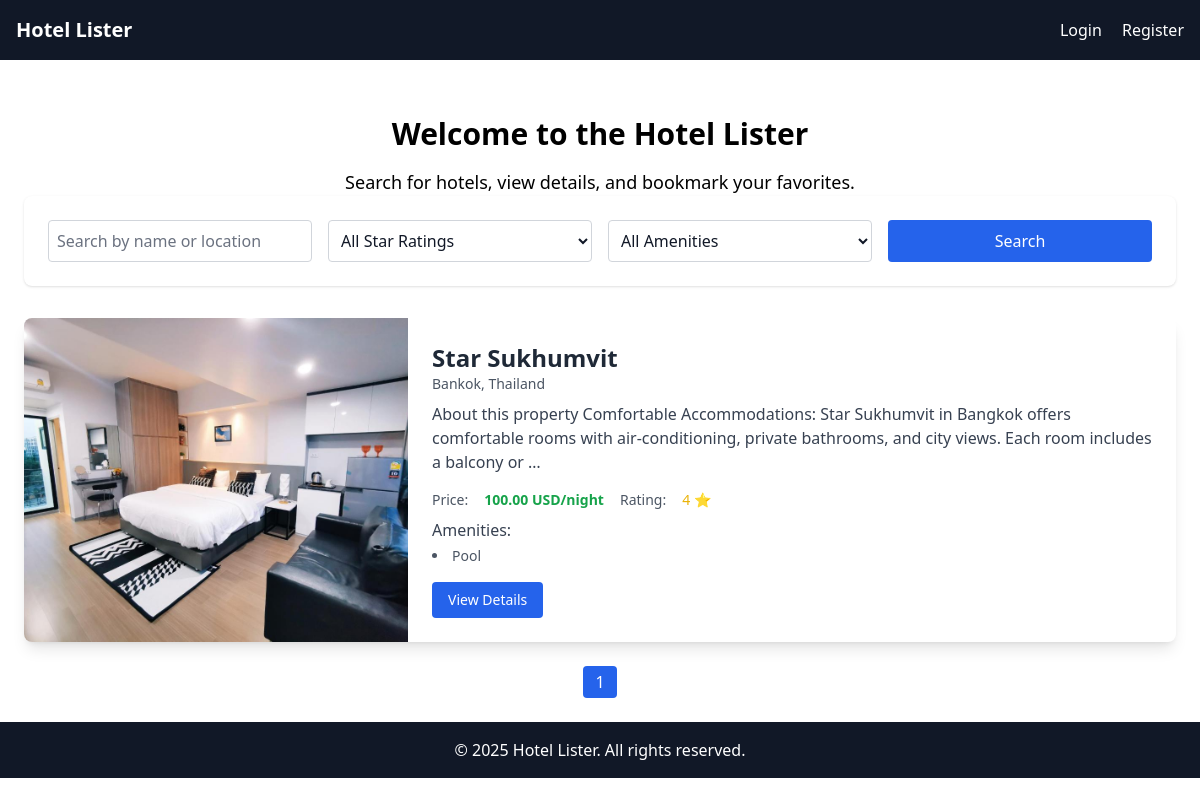
The app's page /, older data.
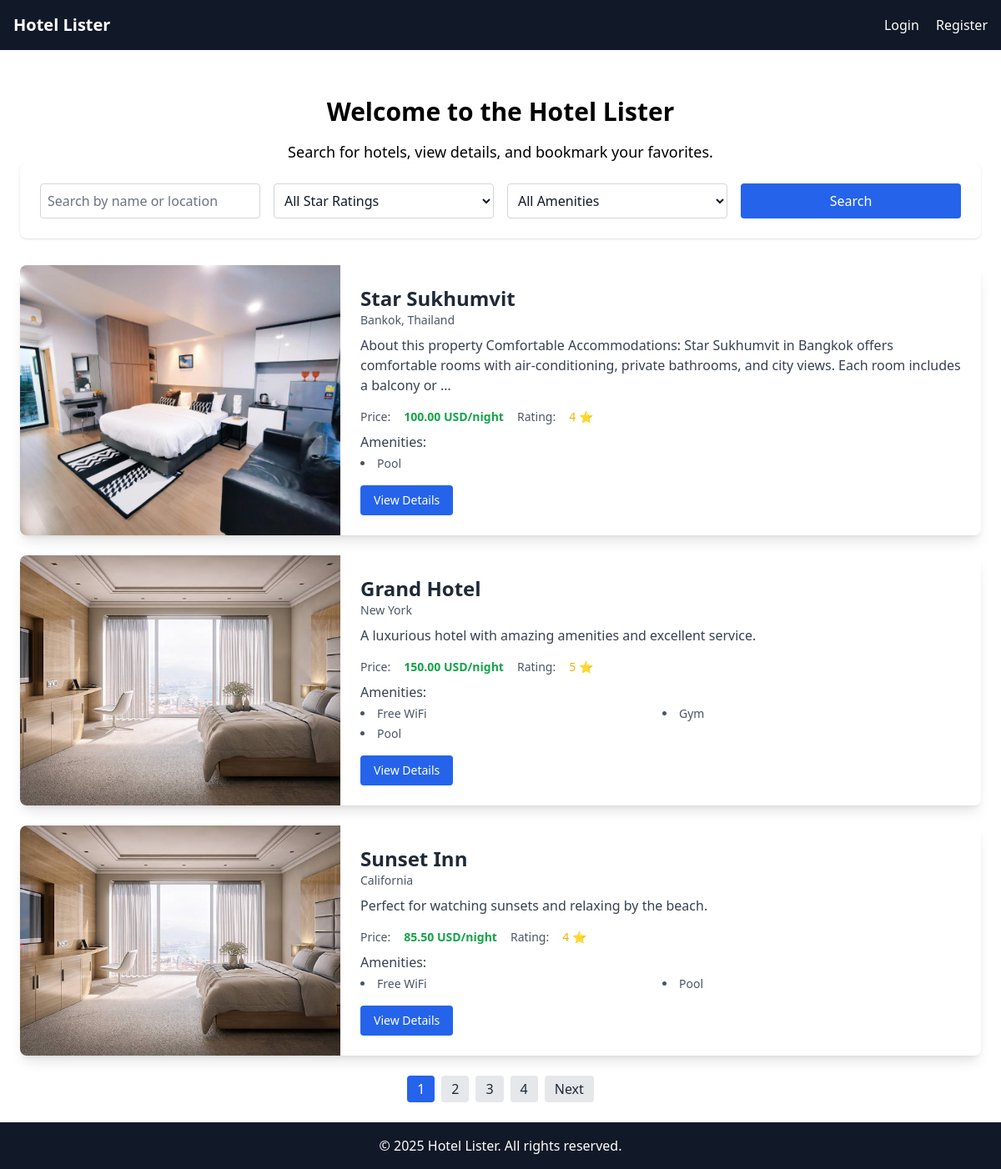
The same page, newer data.
### home/models.py (models this page shows, shortened)
class BaseModel(models.Model):
    uid = models.UUIDField(default=uuid.uuid4, editable=False, primary_key=True)
    created_at = models.DateTimeField(auto_now_add=True)
    updated_at = models.DateTimeField(auto_now=True)
    class Meta:
        abstract = True

class Hotel(BaseModel):
    hotel_name = models.CharField(max_length=200)
    description = models.TextField()
    price = models.DecimalField(max_digits=10, decimal_places=2)
    star_rating = models.IntegerField(choices=[(i, f"{i} Star") for i in range(1, 6)])
    location = models.CharField(max_length=100)
    amenities = models.ManyToManyField(Amenity, related_name="hotels")
    room_count = models.IntegerField(default=10)

class HotelImage(BaseModel):
    hotel = models.ForeignKey(Hotel, related_name="images", on_delete=models.CASCADE)
    image = models.ImageField(upload_to='hotels/')

class Amenity(BaseModel):
    name = models.CharField(max_length=100)

### home/views.py (the view)
# urls.py: 2. Add a URL to urlpatterns:  path('', views.home, name='home')
def home(request):
    query = request.GET.get('q', '')
    star_rating = request.GET.get('star_rating')
    amenity = request.GET.get('amenity')
    hotels = Hotel.objects.all()
    if query:
        hotels = hotels.filter(Q(hotel_name__icontains=query) | Q(location__icontains=query))
    if star_rating:
        hotels = hotels.filter(star_rating=star_rating)
    if amenity:
        hotels = hotels.filter(amenities__name__icontains=amenity)
    for hotel in hotels:
        hotel.image = hotel.images.first() if hotel.images.exists() else None
    paginator = Paginator(hotels, 3)
    page_number = request.GET.get('page')
    hotels_page = paginator.get_page(page_number)
    amenities = Amenity.objects.all()
    bookmarked_hotels = []
    if request.user.is_authenticated:
        bookmarked_hotels = HotelBookmark.objects.filter(user=request.user).values_list('hotel__uid', flat=True)
    return render(request, 'home.html', {
        'hotels': hotels_page,  # paginated hotels
        'query': query,
        'star_rating': star_rating,
        'amenity': amenity,
        'amenities': amenities,
        'bookmarked_hotels': bookmarked_hotels,
    })

### home/templates/home.html (shortened to what this page needs)
{% extends 'base.html' %}
{% block content %}
  <div class="text-center mt-8">
    <h1 class="text-3xl font-bold">Welcome to the Hotel Lister</h1>
    <p class="mt-4 text-lg">Search for hotels, view details, and bookmark your favorites.</p>
  </div>
<form method="get" class="bg-white dark:bg-gray-800 rounded-lg shadow p-6 mb-6 grid grid-cols-1 md:grid-cols-4 gap-4">
  <input type="text" name="q" placeholder="Search by name or location"
         value="{{ query }}"
         class="p-2 border border-gray-300 dark:border-gray-600 bg-white dark:bg-gray-700 text-gray-900 dark:text-white placeholder-gray-500 dark:placeholder-gray-400 rounded w-full" />
  <select name="star_rating"
          class="p-2 border border-gray-300 dark:border-gray-600 bg-white dark:bg-gray-700 text-gray-900 dark:text-white rounded w-full">
    <option value="">All Star Ratings</option>
  </select>
  <select name="amenity"
          class="p-2 border border-gray-300 dark:border-gray-600 bg-white dark:bg-gray-700 text-gray-900 dark:text-white rounded w-full">
    <option value="">All Amenities</option>
  </select>
  <button type="submit"
          class="bg-blue-600 hover:bg-blue-700 text-white px-4 py-2 rounded w-full md:w-auto">
    Search
  </button>
</form>
  <div class="mt-8 space-y-6">
    {% for hotel in hotels %}
    <div class="bg-white rounded-lg shadow-lg overflow-hidden flex flex-col md:flex-row relative">
        <div class="md:w-1/3 w-full h-64 md:h-auto">
          {% with hotel.images.all|first as first_image %}
            {% if first_image %}
              <img src="{{ first_image.image.url }}" alt="{{ hotel.hotel_name }}" class="object-cover w-full h-full">
            {% else %}
              <img src="https://via.placeholder.com/400x300.png?text=No+Image" alt="No image available" class="object-cover w-full h-full">
            {% endif %}
          {% endwith %}
        </div>
        <div class="md:w-2/3 p-6 flex flex-col justify-between">
          <div>
            <h2 class="text-2xl font-semibold text-gray-800">{{ hotel.hotel_name }}</h2>
            <p class="text-gray-600 text-sm mb-2">{{ hotel.location }}</p>
            <p class="text-gray-700 text-base mb-4">{{ hotel.description|truncatewords:25 }}</p>
            <div class="flex items-center space-x-4 text-sm text-gray-600 mb-2">
              <span class="font-medium">Price:</span>
              <span class="font-semibold text-green-600">{{ hotel.price }} USD/night</span>
              <span class="ml-4 font-medium">Rating:</span>
              <span class="text-yellow-500">{{ hotel.star_rating }} ⭐</span>
            </div>
            <div class="mt-2">
              <p class="font-medium text-gray-700 mb-1">Amenities:</p>
              <ul class="list-disc list-inside text-sm text-gray-600 grid grid-cols-2 gap-1">
                {% for amenity in hotel.amenities.all %}
                  <li>{{ amenity.name }}</li>
                {% empty %}
                  <li>No amenities listed</li>
                {% endfor %}
              </ul>
            </div>
          </div>
          <div class="mt-4">
            <a href="{% url 'hotel_detail' hotel.uid %}" class="inline-block px-4 py-2 bg-blue-600 text-white text-sm font-medium rounded hover:bg-blue-700 transition">
              View Details
            </a>
          </div>
        </div>
      </div>
    {% endfor %}
    <div class="mt-8 flex justify-center space-x-2">
      {% for num in hotels.paginator.page_range %}
        {% if hotels.number == num %}
          <span class="px-3 py-1 bg-blue-600 text-white rounded">{{ num }}</span>
        {% else %}
          <a href="?{% if query %}q={{ query }}&{% endif %}{% if star_rating %}star_rating={{ star_rating }}&{% endif %}{% if amenity %}amenity={{ amenity }}&{% endif %}page={{ num }}"
            class="px-3 py-1 bg-gray-200 dark:bg-gray-700 text-gray-800 dark:text-white rounded hover:bg-gray-300 dark:hover:bg-gray-600">
            {{ num }}
          </a>
        {% endif %}
      {% endfor %}
      {% if hotels.has_next %}
        <a href="?{% if query %}q={{ query }}&{% endif %}{% if star_rating %}star_rating={{ star_rating }}&{% endif %}{% if amenity %}amenity={{ amenity }}&{% endif %}page={{ hotels.next_page_number }}"
          class="px-3 py-1 bg-gray-200 dark:bg-gray-700 text-gray-800 dark:text-white rounded hover:bg-gray-300 dark:hover:bg-gray-600">
          Next
        </a>
      {% endif %}
    </div>
  </div>
{% endblock %}

### home/templates/base.html (shortened to what this page needs)
<!DOCTYPE html>
<html lang="en" class="{% if user.is_authenticated and user.profile.theme_preference == 'dark' %}dark{% endif %}">
<head>
    <script src="https://cdn.tailwindcss.com"></script>
</head>
<body class="bg-white text-black dark:bg-gray-800 dark:text-white flex flex-col min-h-screen">
    <header class="bg-gray-900 p-4 flex justify-between items-center">
        <div>
            <a href="{% url 'home' %}" class="text-white text-xl font-semibold">Hotel Lister</a>
        </div>
        <div class="space-x-4">
            {% if user.is_authenticated %}
                <a href="{% url 'profile' %}" class="text-white">My Profile</a>
                <a href="{% url 'logout' %}" class="text-white">Logout</a>
                <button id="theme-toggle" class="text-white">
                    {% if user.profile.theme_preference == 'dark' %}
                        Switch to Light Theme
                    {% else %}
                        Switch to Dark Theme
                    {% endif %}
                </button>
            {% else %}
                <a href="{% url 'login' %}" class="text-white">Login</a>
                <a href="{% url 'register' %}" class="text-white">Register</a>
            {% endif %}
        </div>
    </header>
    <main class="p-6">
        {% block content %}{% endblock %}
    </main>
    <footer class="bg-gray-900 p-4 text-white text-center">
        <p>&copy; 2025 Hotel Lister. All rights reserved.</p>
    </footer>
</body>
</html>

Row changes from the older to the newer data that the page shows:
added Hotel: image (picture), hotel_name "Grand Hotel", location "New York", description "A luxurious hotel with amazing amenities and excellent service.", price "150.00", star_rating "5", Amenity (name "Pool")
added Amenity: name "Free WiFi"
added Amenity: name "Gym", shown under "Grand Hotel"
added Hotel: image (picture), hotel_name "Sunset Inn", location "California", description "Perfect for watching sunsets and relaxing by the beach.", price "85.50", star_rating "4", Amenity (name "Pool")
Text that changed along with them:
new list line: "2"
new list line: "3"
new list line: "4"
text now shown: "Next"
